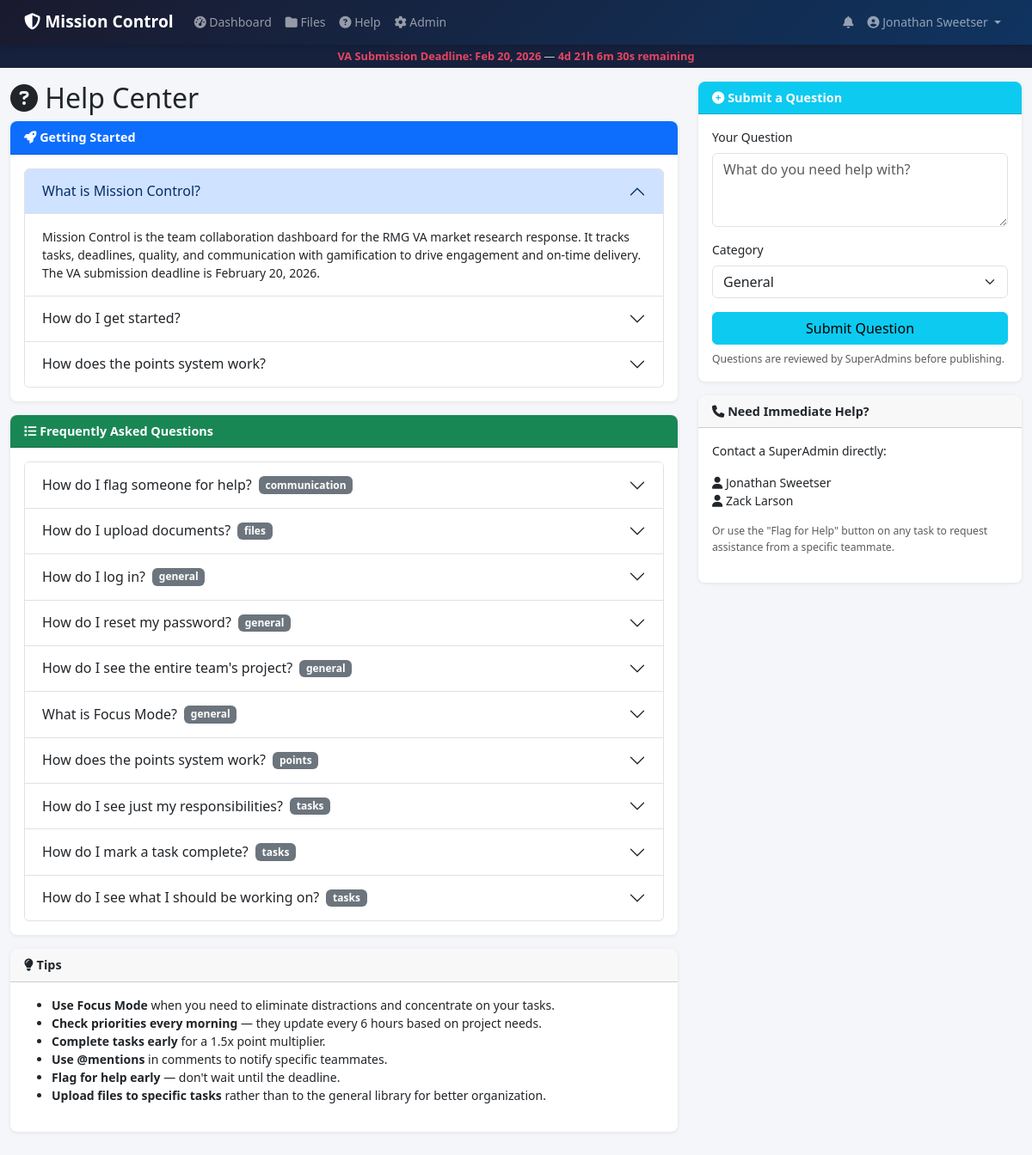
The page /help (signed in) on the database its author committed.
### models.py (models this page shows, shortened)
class User(UserMixin, db.Model):
    __tablename__ = 'users'
    id = db.Column(db.Integer, primary_key=True)
    email = db.Column(db.String(120), unique=True, nullable=False)
    password_hash = db.Column(db.String(256), nullable=False)
    name = db.Column(db.String(100), nullable=False)
    role = db.Column(db.String(20), default='user')  # 'superadmin' or 'user'
    character_class = db.Column(db.String(50), nullable=True)
    character_title = db.Column(db.String(100), nullable=True)
    special_ability = db.Column(db.String(200), nullable=True)
    points = db.Column(db.Integer, default=0)
    level = db.Column(db.Integer, default=1)
    streak_days = db.Column(db.Integer, default=0)
    last_active_date = db.Column(db.String(10), nullable=True)
    first_login_complete = db.Column(db.Boolean, default=False)
    created_at = db.Column(db.DateTime, default=lambda: datetime.now(timezone.utc))
    tasks = db.relationship('Task', backref='owner', lazy=True, foreign_keys='Task.owner_id')
    comments = db.relationship('Comment', backref='author', lazy=True)
    notifications = db.relationship('Notification', backref='user', lazy=True)
    points_log = db.relationship('PointsLog', backref='user', lazy=True)
    @property
    def is_superadmin(self):
        return self.role == 'superadmin'

class FAQ(db.Model):
    __tablename__ = 'faqs'
    id = db.Column(db.Integer, primary_key=True)
    question = db.Column(db.Text, nullable=False)
    answer = db.Column(db.Text, nullable=True)
    video_url = db.Column(db.String(500), nullable=True)
    category = db.Column(db.String(50), default='general')
    submitted_by = db.Column(db.Integer, db.ForeignKey('users.id'), nullable=False)
    approved_by = db.Column(db.Integer, db.ForeignKey('users.id'), nullable=True)
    approved = db.Column(db.Boolean, default=False)
    created_at = db.Column(db.DateTime, default=lambda: datetime.now(timezone.utc))
    submitter = db.relationship('User', foreign_keys=[submitted_by])
    approver = db.relationship('User', foreign_keys=[approved_by])

### app.py (the view)
@app.route('/help')
@login_required
def help_page():
    faqs = FAQ.query.filter_by(approved=True).order_by(FAQ.category, FAQ.created_at).all()
    categories = list(set(f.category for f in faqs))
    return render_template('help.html', faqs=faqs, categories=categories)

### app.py (called while the page is built)
@login_manager.user_loader
def load_user(user_id):
    return User.query.get(int(user_id))

def get_acting_user():
    clone_id = session.get('clone_user_id')
    if clone_id and current_user.is_superadmin:
        cloned = User.query.get(clone_id)
        if cloned:
            return cloned
    return current_user

@app.context_processor
def inject_globals():
    if current_user.is_authenticated:
        unread_count = Notification.query.filter_by(user_id=current_user.id, read=False).count()
        acting = get_acting_user()
        is_cloning = session.get('clone_user_id') is not None and current_user.is_superadmin
        active_announcements = Announcement.query.filter_by(active=True).order_by(
            Announcement.created_at.desc()).limit(3).all()
        return {
            'unread_count': unread_count,
            'acting_user': acting,
            'is_cloning': is_cloning,
            'announcements': active_announcements,
            'character_classes': CHARACTER_CLASSES,
            'deadline': datetime(2026, 2, 20, tzinfo=timezone.utc),
            'now': datetime.now(timezone.utc)
        }
    return {}

### templates/help.html (shortened to what this page needs)
{% extends "base.html" %}
{% block content %}
<div class="row">
    <div class="col-lg-8">
        <h2><i class="fas fa-question-circle"></i> Help Center</h2>
        <div class="card mb-3">
            <div class="card-header bg-primary text-white">
                <i class="fas fa-rocket"></i> Getting Started
            </div>
            <div class="card-body">
                <div class="accordion" id="gettingStarted">
                    <div class="accordion-item">
                    <h2 class="accordion-header"><button class="accordion-button" type="button" data-bs-toggle="collapse" data-bs-target="#gs1">What is Mission Control?</button></h2>
                    <div id="gs1" class="accordion-collapse collapse show" data-bs-parent="#gettingStarted">
                    <div class="accordion-body">Mission Control is the team collaboration dashboard for the RMG VA market research response. It tracks tasks, deadlines, quality, and communication with gamification to drive engagement and on-time delivery. The VA submission deadline is February 20, 2026.</div>
                    </div>
                    </div>
                    <div class="accordion-item">
                    <h2 class="accordion-header"><button class="accordion-button collapsed" type="button" data-bs-toggle="collapse" data-bs-target="#gs2">How do I get started?</button></h2>
                    </div>
                    <div class="accordion-item">
                    <h2 class="accordion-header"><button class="accordion-button collapsed" type="button" data-bs-toggle="collapse" data-bs-target="#gs3">How does the points system work?</button></h2>
                    </div>
                </div>
            </div>
        </div>
        <div class="card mb-3">
            <div class="card-header bg-success text-white">
                <i class="fas fa-list"></i> Frequently Asked Questions
            </div>
            <div class="card-body">
                {% if faqs %}
                <div class="accordion" id="faqAccordion">
                    {% for faq in faqs %}
                    <div class="accordion-item">
                    <h2 class="accordion-header">
                    <button class="accordion-button collapsed" type="button" data-bs-toggle="collapse" data-bs-target="#faq{{ faq.id }}">
                    {{ faq.question }}
                    <span class="badge bg-secondary ms-2">{{ faq.category }}</span>
                    </button>
                    </h2>
                    </div>
                    {% endfor %}
                </div>
                {% else %}
                <p class="text-muted">No FAQs published yet. Submit a question below!</p>
                {% endif %}
            </div>
        </div>
        <div class="card mb-3">
            <div class="card-header">
                <i class="fas fa-lightbulb"></i> Tips
            </div>
            <div class="card-body">
                <ul>
                    <li><strong>Use Focus Mode</strong> when you need to eliminate distractions and concentrate on your tasks.</li>
                    <li><strong>Check priorities every morning</strong> — they update every 6 hours based on project needs.</li>
                    <li><strong>Complete tasks early</strong> for a 1.5x point multiplier.</li>
                    <li><strong>Use @mentions</strong> in comments to notify specific teammates.</li>
                    <li><strong>Flag for help early</strong> — don't wait until the deadline.</li>
                    <li><strong>Upload files to specific tasks</strong> rather than to the general library for better organization.</li>
                </ul>
            </div>
        </div>
    </div>
    <div class="col-lg-4">
        <div class="card mb-3">
            <div class="card-header bg-info text-white">
                <i class="fas fa-plus-circle"></i> Submit a Question
            </div>
            <div class="card-body">
                <form method="POST" action="{{ url_for('submit_faq') }}">
                    <div class="mb-3">
                    <label class="form-label">Your Question</label>
                    <textarea name="question" class="form-control" rows="3" required placeholder="What do you need help with?"></textarea>
                    </div>
                    <div class="mb-3">
                    <label class="form-label">Category</label>
                    <select name="category" class="form-select">
                    <option value="general">General</option>
                    </select>
                    </div>
                    <button type="submit" class="btn btn-info w-100">Submit Question</button>
                </form>
                <small class="text-muted mt-2 d-block">Questions are reviewed by SuperAdmins before publishing.</small>
            </div>
        </div>
        <div class="card">
            <div class="card-header">
                <i class="fas fa-phone"></i> Need Immediate Help?
            </div>
            <div class="card-body">
                <p>Contact a SuperAdmin directly:</p>
                <ul class="list-unstyled">
                    <li><i class="fas fa-user"></i> Jonathan Sweetser</li>
                    <li><i class="fas fa-user"></i> Zack Larson</li>
                </ul>
                <p class="text-muted small">Or use the "Flag for Help" button on any task to request assistance from a specific teammate.</p>
            </div>
        </div>
    </div>
</div>
{% endblock %}

### templates/base.html (shortened to what this page needs)
<!DOCTYPE html>
<html lang="en">
<head>
    <link href="https://cdn.jsdelivr.net/npm/bootstrap@5.3.0/dist/css/bootstrap.min.css" rel="stylesheet">
    <link href="https://cdnjs.cloudflare.com/ajax/libs/font-awesome/6.4.0/css/all.min.css" rel="stylesheet">
    <link href="{{ url_for('static', filename='css/style.css') }}" rel="stylesheet">
</head>
<body class="{% if focus|default(false) %}focus-mode{% endif %}">
    <nav class="navbar navbar-expand-lg navbar-dark">
        <div class="container-fluid">
            <a class="navbar-brand" href="{{ url_for('dashboard') }}">
                <i class="fas fa-shield-alt"></i> Mission Control
            </a>
            <div class="collapse navbar-collapse" id="navbarNav">
                <ul class="navbar-nav me-auto">
                    <li class="nav-item">
                        <a class="nav-link" href="{{ url_for('dashboard') }}"><i class="fas fa-tachometer-alt"></i> Dashboard</a>
                    </li>
                    <li class="nav-item">
                        <a class="nav-link" href="{{ url_for('file_library') }}"><i class="fas fa-folder"></i> Files</a>
                    </li>
                    <li class="nav-item">
                        <a class="nav-link" href="{{ url_for('help_page') }}"><i class="fas fa-question-circle"></i> Help</a>
                    </li>
                    {% if current_user.is_superadmin %}
                    <li class="nav-item">
                        <a class="nav-link" href="{{ url_for('admin_panel') }}"><i class="fas fa-cog"></i> Admin</a>
                    </li>
                    {% endif %}
                </ul>
                <ul class="navbar-nav">
                    <li class="nav-item position-relative">
                        <a class="nav-link" href="{{ url_for('notifications') }}">
                            <i class="fas fa-bell"></i>
                        </a>
                    </li>
                    <li class="nav-item dropdown">
                        <a class="nav-link dropdown-toggle" href="#" data-bs-toggle="dropdown">
                            <i class="fas fa-user-circle"></i> {{ current_user.name }}
                        </a>
                    </li>
                </ul>
            </div>
        </div>
    </nav>
    {% if not focus|default(false) %}
    <div class="deadline-bar">
        <strong>VA Submission Deadline: Feb 20, 2026</strong> — <span id="countdown">Loading...</span>
    </div>
    {% endif %}
    <main class="container-fluid py-3">
        {% block content %}{% endblock %}
    </main>
</body>
</html>

### static/css/style.css (style rules this page uses)
:root { --primary: #1a1a2e; --secondary: #16213e; --accent: #0f3460; --highlight: #e94560; --success: #28a745; --warning: #ffc107; --danger: #dc3545; --info: #17a2b8; --bg: #f4f6f9; --card-bg: #ffff; }
body { background-color: var(--bg); font-family: 'Segoe UI', system-ui, -apple-system, sans-serif; font-size: 14px; }
.navbar { background: linear-gradient(135deg, var(--primary), var(--accent)); box-shadow: 0 2px 10px rgba(0,0,0,0.2); padding: 0.4rem 1rem; }
.navbar-brand { font-weight: 700; font-size: 1.2rem; }
.deadline-bar { background: var(--secondary); color: #ccc; padding: 4px 1rem; font-size: 0.8rem; text-align: center; }
.deadline-bar strong { color: var(--highlight); }
#countdown { color: var(--highlight); font-weight: 700; }
.card { border: none; box-shadow: 0 1px 4px rgba(0,0,0,0.08); border-radius: 8px; }
.card-header { font-weight: 600; font-size: 0.9rem; border-radius: 8px 8px 0 0 !important; }

### rows shown on the page
User: name "Jonathan Sweetser"
FAQ: question "How do I flag someone for help?", category "communication"
FAQ: question "How do I upload documents?", category "files"
FAQ: question "How do I log in?", category "general"
FAQ: question "How do I reset my password?", category "general"
FAQ: question "How do I see the entire team's project?", category "general"
FAQ: question "What is Focus Mode?", category "general"
FAQ: question "How does the points system work?", category "points"
FAQ: question "How do I see just my responsibilities?", category "tasks"
FAQ: question "How do I mark a task complete?", category "tasks"
FAQ: question "How do I see what I should be working on?", category "tasks"
